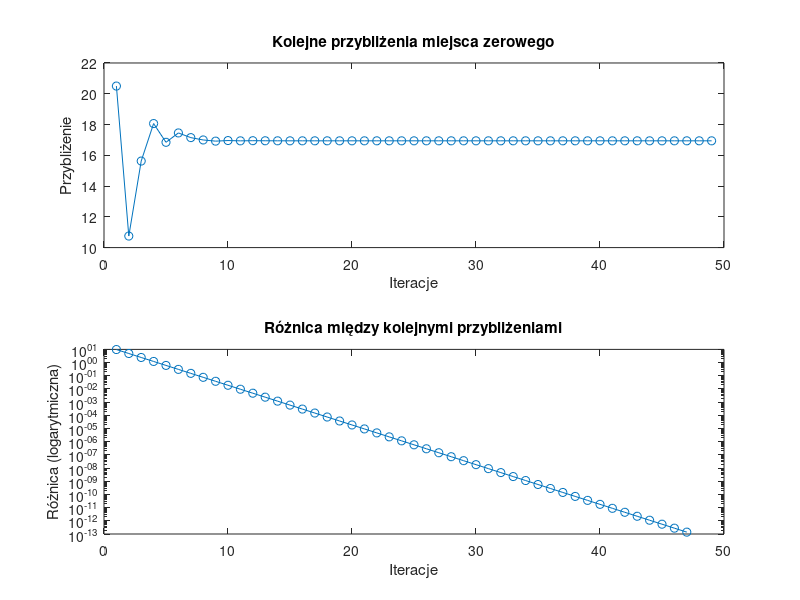

Write the MATLAB code that produced this figure.
function [xvec,xdif,xsolution,ysolution,iterations] = velocity_bisection()
    % Wyznacza miejsce zerowe funkcji velocity_difference metodą bisekcji.
    % xvec - wektor z kolejnymi przybliżeniami miejsca zerowego, gdzie xvec(1)= (a+b)/2
    % xdif - wektor różnic kolejnych przybliżeń miejsca zerowego
    %   xdif(i) = abs(xvec(i+1)-xvec(i));
    % xsolution - obliczone miejsce zerowe
    % ysolution - wartość funkcji velocity_difference wyznaczona dla t=xsolution
    % iterations - liczba iteracji wykonana w celu wyznaczenia xsolution

    a = 1; % lewa granica przedziału poszukiwań miejsca zerowego
    b = 40; % prawa granica przedziału poszukiwań miejsca zerowego
    ytolerance = 1e-12; % tolerancja wartości funkcji w przybliżonym miejscu zerowym.
    % Warunek abs(f1(xsolution))<ytolerance określa jak blisko zera ma znaleźć
    % się wartość funkcji w obliczonym miejscu zerowym funkcji f1(), aby obliczenia
    % zostały zakończone.
    max_iterations = 1000; % maksymalna liczba iteracji wykonana przez alg. bisekcji

    fa = velocity_difference(a);
    % fb = velocity_difference(b);

    xvec = zeros(max_iterations, 1); % Preallocate xvec for efficiency
    xdif = zeros(max_iterations - 1, 1); % Preallocate xdif for efficiency

    xsolution = Inf;
    ysolution = Inf;
    iterations = max_iterations;

    for ii=1:max_iterations
        c = (a + b) / 2; % Środek przedziału
        xvec(ii) = c; % Zapisanie przybliżenia w prealokowanym wektorze
        fc = velocity_difference(c); % Obliczenie wartości funkcji w punkcie c

        if abs(fc) < ytolerance
            xsolution = c;
            ysolution = fc;
            iterations = ii;
            xvec = xvec(1:ii); % Przycięcie wektora do rzeczywistego rozmiaru
            xdif = xdif(1:ii-1); % Przycięcie wektora różnic
            break;
        end

        if fa * fc < 0
            b = c;
        else
            a = c;
            fa = fc;
        end

        if ii > 1
            xdif(ii - 1) = abs(xvec(ii) - xvec(ii - 1));
        end
    end

    % Rysowanie wykresów
    figure;
    subplot(2, 1, 1);
    plot(1:length(xvec), xvec, '-o');
    title('Kolejne przybliżenia miejsca zerowego');
    xlabel('Iteracje');
    ylabel('Przybliżenie');

    subplot(2, 1, 2);
    semilogy(1:length(xdif), xdif, '-o');
    title('Różnica między kolejnymi przybliżeniami');
    xlabel('Iteracje');
    ylabel('Różnica (logarytmiczna)');

    saveas(gcf, 'zadanie5.png');

end

function velocity_delta = velocity_difference (t)
    % Wyznacza prędkość rakiety po czasie t od startu pomniejszoną o wartość M.
    % t - [s] czas od startu rakiety
    % velocity_delta [m/s]

    % Parametry
    g = 1.622;      % [m/s^2] przyspieszenie grawitacyjne na Księżycu
    m0 = 150000;    % [kg] masa początkowa rakiety
    q = 2700;       % [kg/s] tempo zużycia paliwa
    u = 2000;       % [m/s] prędkość gazów wylotowych
    M = 700;        % [m/s] wartość odniesienia

    % Sprawdzenie poprawności t
    if t >= m0 / q
        error('Błąd: czas t przekracza czas, w którym masa rakiety osiąga zero.');
    elseif t <= 0
        error('Czas ma być dodatni');
    end

    % Obliczenie prędkości zgodnie ze wzorem (3)
    v = u * log(m0 / (m0 - q * t)) - g * t;

    % Różnica względem wartości odniesienia (wzór 4)
    velocity_delta = v - M;

end